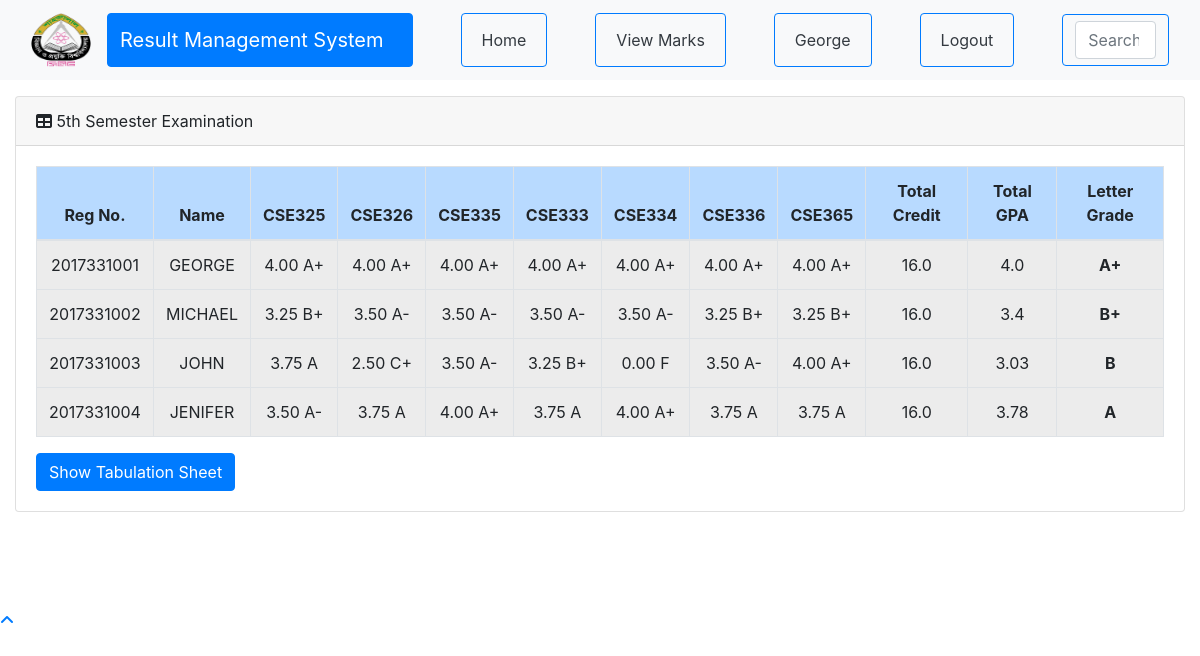
/result/student/2017331001/tabulation/ (signed in), run on the app's committed database.
### result/models.py (models this page shows, shortened)
class User(AbstractUser):
    @property
    def is_student(self):
        if hasattr(self, 'student'):
            return True
        return False

class Student(models.Model):
    user = models.OneToOneField(User, on_delete=models.CASCADE, null=True)
    class_id = models.ForeignKey(Class, on_delete=models.CASCADE, default=1)
    department = models.ForeignKey(Department, on_delete=models.CASCADE, default=1)
    registration_number = models.CharField(primary_key='True', max_length=100)
    session = models.CharField(max_length=100, default='2017-18')
    name = models.CharField(max_length=200)

class AssignTeacher(models.Model):
    class_id = models.ForeignKey(Class, on_delete=models.CASCADE)
    course = models.ForeignKey(Course, on_delete=models.CASCADE)
    teacher = models.ForeignKey(Teacher, on_delete=models.CASCADE)
    class Meta:
        unique_together = (('course', 'class_id', 'teacher'),)

class StudentCourse(models.Model):
    student = models.ForeignKey(Student, on_delete=models.CASCADE)
    course = models.ForeignKey(Course, on_delete=models.CASCADE)
    class Meta:
        unique_together = (('student', 'course'),)
        verbose_name_plural = 'Marks'

### result/views.py (the view)
# urls.py: path('student/<int:stud_id>/tabulation/', views.s_gen_tabulation, name='s_tabulation'),
@login_required()
def s_gen_tabulation(request, stud_id):
    stud = Student.objects.get(registration_number=stud_id, )
    c_code = AssignTeacher.objects.all()
    sc_list = StudentCourse.objects.raw('select result_studentcourse.id,\
        result_studentcourse.student_id as regi, result_student.name as stu_name,result_studentcourse.course_id, result_course.credits,\
        sum(marks1) as total_marks\
        from result_studentcourse\
        INNER JOIN  result_marks on result_studentcourse.id = result_marks.studentcourse_id\
        INNER JOIN result_student ON result_studentcourse.student_id = result_student.registration_number\
        INNER JOIN result_course on result_studentcourse.course_id = result_course.id\
        group by studentcourse_id')
    t_credits = Course.objects.all().aggregate(Sum('credits'))
    total = t_credits['credits__sum']
    unique_stu = Student.objects.raw('select distinct(registration_number), name from result_student')
    tab = {}
    for u in unique_stu:
        gpa = 0.0
        total_gpa = 0.0
        for mark in sc_list:
            if u.registration_number == mark.regi:
                if mark.total_marks >= 80:
                    gpa = (mark.credits*4.0)
                elif mark.total_marks >= 75:
                    gpa = (mark.credits*3.75)
                elif mark.total_marks >= 70:
                    gpa = (mark.credits*3.50)
                elif mark.total_marks >= 65:
                    gpa = (mark.credits*3.25)
                elif mark.total_marks >= 60:
                    gpa = (mark.credits*3.0)
                elif mark.total_marks >= 55:
                    gpa = (mark.credits*2.75)
                elif mark.total_marks >= 50:
                    gpa = (mark.credits*2.50)
                elif mark.total_marks >= 45:
                    gpa = (mark.credits*2.25)
                elif mark.total_marks >= 40:
                    gpa = (mark.credits*2.0)
                else:
                    gpa = 0.0
            total_gpa += gpa
            gpa = 0.0
        gpa = round(total_gpa/total, 2)
        tab.update({u.registration_number: gpa})
    total_student = StudentCourse.objects.values('student_id').distinct().count()
    return render(request, 'result/student_tabulation.html', {'c_code': c_code, 'sc_list': sc_list, 'total_student': total_student, 'tab': tab, 't_credits':t_credits, 'unique_stu':unique_stu, 'stud':stud})

### result/templates/result/student_tabulation.html
{% extends 'result/base.html' %}
{% load static %}
{% block content %}
<div class="card mb-3">
    <div class="card-header">
        <i class="fas fa-table "></i>
        5th Semester Examination
    </div>
    <div class="card-body">
        <div class="table-responsive">
            <table class="table table-bordered table-active text-center" id="dataTable" width="100%" cellspacing="0">
                <thead>
                    <tr class="table-primary">
                        <th >Reg No.</th>
                        <th>Name</th>
                        {% for code in c_code %}
                        <th>{{code.course_id}}</th>
                        {% endfor %}
                        <th>Total Credit</th>
                        <th>Total GPA</th>
                        <th>Letter Grade</th>
                    </tr>
                </thead>
                <tbody>
                    {% for unique in unique_stu %}
                        {% if forloop.counter0 < total_student %}
                        <tr>
                            <td>{{ unique.registration_number }}</td>
                            <td style="text-transform: uppercase;">{{ unique.name }}</td>
                        {% for m in sc_list %}
                            {% if unique.registration_number == m.regi %}
                                {% if m.total_marks >= 80 %}
                                    <td>{{ '4.00 A+ ' }}</td>
                                {% elif m.total_marks >= 75 %}
                                    <td>{{ '3.75 A' }}</td>
                                {% elif m.total_marks >= 70 %}
                                    <td>{{ '3.50 A- ' }}</td>
                                {% elif m.total_marks >= 65 %}
                                    <td>{{ '3.25 B+ ' }}</td>
                                {% elif m.total_marks >= 60 %}
                                    <td>{{ '3.00 B ' }}</td>
                                {% elif m.total_marks >= 55 %}
                                    <td>{{ '2.75 B- ' }}</td>
                                {% elif m.total_marks >= 50 %}
                                    <td>{{ '2.50 C+ ' }}</td>
                                {% elif m.total_marks >= 45 %}
                                    <td>{{ '2.25 C ' }}</td>
                                {% elif m.total_marks >= 40 %}
                                    <td>{{ '2.00 C-' }}</td>
                                {% else %}
                                    <td>{{ '0.00 F '}}</td>
                                {% endif %}
                            {% endif %}
                        {% endfor %}
                        <td>{{t_credits.credits__sum}}</td>
                        {% for key, value in tab.items%}
                         {% if key == unique.registration_number%}
                            <td>{{value}}</td>
                            {% if value == 4.00 %}
                                <td>{{ '<b>A+</b> ' }}</td>
                            {% elif value >= 3.75 %}
                                <td>{{ '<b>A</b>' }}</td>
                            {% elif value >= 3.50 %}
                                <td>{{ '<b>A-</b> ' }}</td>
                            {% elif value >= 3.25 %}
                                <td>{{ '<b>B+</b> ' }}</td>
                            {% elif value >= 3.00 %}
                                <td>{{ '<b>B</b> ' }}</td>
                            {% elif value >= 2.75 %}
                                <td>{{ '<b>B-</b> ' }}</td>
                            {% elif value >= 2.50 %}
                                <td>{{ '<b>C+</b> ' }}</td>
                            {% elif value >= 2.25 %}
                                <td>{{ '<b>C</b> ' }}</td>
                            {% elif value >= 2.00 %}
                                <td>{{ '<b>C-</b>' }}</td>
                            {% else %}
                                <td>{{ '<b>F</b> '}}</td>
                            {% endif %}
                         {% endif %}
                        {% endfor %}
                        </tr>
                        {% endif %}
                    {% endfor %}
                </tbody>
            </table>
            <a class= "btn btn-primary" href="{% url 's_generate_pdf' stud.registration_number%}" role="button">Show Tabulation Sheet</a>
        </div>
    </div>
</div>
{% endblock %}

### result/templates/result/base.html (shortened to what this page needs)
<!DOCTYPE html>
<html lang="en">
<head>
  {% load static %}
  <link href="{% static '/bootstrap/vendor/bootstrap/css/bootstrap.min.css' %}" rel="stylesheet">
  <link href="{% static '/bootstrap/vendor/fontawesome-free/css/all.min.css' %}" rel="stylesheet" type="text/css">
  <link href="{% static '/bootstrap/vendor/datatables/dataTables.bootstrap4.css' %}" rel="stylesheet">
  <link href="{% static '/homepage/css/button_table.css' %}" rel="stylesheet">
  <link href="{% static '/bootstrap/css/rms-admin.css' %}" rel="stylesheet">
</head>
<body id="page-top">
  <nav class="navbar navbar-expand-lg navbar-dark bg-light static-top">
    <div class="container-fluid">
      <a class="navbar-brand mr-3" href="#">
        <img src="{% static 'images/logo.png' %}" alt="" width="60" height="54">
      </a>
      <button class="btn btn-primary mr-5" type="button">
      <a class="navbar-brand" href="{% url 'index' %}">Result Management System</a>
    </button>
      <div class="collapse navbar-collapse" id="navbarSupportedContent">
        <ul class="navbar-nav me-auto mb-4 mb-lg-0">
          <li class="nav-item">
            <button class="btn btn-outline-primary mr-5" type="button">
            <a class="nav-link active text-dark" aria-current="page" href="{% url 'index' %}">Home</a>
          </button>
          </li>
          {% if request.user.is_student %}
          <li class="nav-item">
            <button class="btn btn-outline-primary mr-5" type="button">
              <a class="nav-link text-dark" href="{% url 'marks_list' request.user.student.registration_number %}">View Marks</a>
            </button>
          </li>
          {% elif request.user.is_teacher %}
          <li class="nav-item">
            <button class="btn btn-outline-primary mr-5" type="button">
              <a class="nav-link text-dark" href="{% url 't_clas' request.user.teacher.id 2  %}">View Marks</a>
            </button>
          </li>
          {% endif %}
          <li class="nav-item">
            {% if request.user.is_student %}
            <button class="btn btn-outline-primary mr-5" type="button">
              <a class="nav-link text-capitalize text-dark">{{ request.user.student.name }}</a>
            </button>
            {% elif request.user.is_teacher %}
            <button class="btn btn-outline-primary mr-5" type="button">
              <a class="nav-link text-capitalize text-dark">{{ request.user.teacher.name }}</a>
            </button>
            {% endif %}
          </li>
          <li class="nav-item">
            <button class="btn btn-outline-primary mr-5" type="button">
              <a class="nav-link text-dark" href="/accounts/logout">Logout</a>
            </button>
          </li>
        </ul>
        <button class="btn btn-outline-primary me-2" type="button">
          <form class="d-flex">
            <input class="form-control me-2" type="search" placeholder="Search" aria-label="Search">
          </form>
        </button>
      </div>
    </div>
  </nav>
  <div id="wrapper">
    <div id="content-wrapper">
      <div class="container-fluid">
        {% block content %}
        {% endblock %}
      </div>
    </div>
  </div>
  <a class="scroll-to-top rounded" href="#page-top">
    <i class="fas fa-angle-up"></i>
  </a>
</body>
</html>

### data on the page
User: user.student.name "George"
AssignTeacher: course_id "CSE325"
AssignTeacher: course_id "CSE326"
AssignTeacher: course_id "CSE335"
AssignTeacher: course_id "CSE333"
AssignTeacher: course_id "CSE334"
AssignTeacher: course_id "CSE336"
AssignTeacher: course_id "CSE365"
Student: registration_number "2017331001", name "GEORGE", credits__sum "16.0", tab "4.0", value "A+"
StudentCourse: value "4.00 A+"
StudentCourse: value "4.00 A+"
StudentCourse: value "4.00 A+"
StudentCourse: value "4.00 A+"
StudentCourse: value "4.00 A+"
StudentCourse: value "4.00 A+"
StudentCourse: value "4.00 A+"
Student: registration_number "2017331002", name "MICHAEL", credits__sum "16.0", tab "3.4", value "B+"
StudentCourse: value "3.25 B+"
StudentCourse: value "3.50 A-"
StudentCourse: value "3.50 A-"
StudentCourse: value "3.50 A-"
StudentCourse: value "3.50 A-"
StudentCourse: value "3.25 B+"
StudentCourse: value "3.25 B+"
Student: registration_number "2017331003", name "JOHN", credits__sum "16.0", tab "3.03", value "B"
StudentCourse: value "3.75 A"
StudentCourse: value "2.50 C+"
StudentCourse: value "3.50 A-"
StudentCourse: value "3.25 B+"
StudentCourse: value "0.00 F"
StudentCourse: value "3.50 A-"
StudentCourse: value "4.00 A+"
Student: registration_number "2017331004", name "JENIFER", credits__sum "16.0", tab "3.78", value "A"
StudentCourse: value "3.50 A-"
StudentCourse: value "3.75 A"
StudentCourse: value "4.00 A+"
StudentCourse: value "3.75 A"
StudentCourse: value "4.00 A+"
StudentCourse: value "3.75 A"
StudentCourse: value "3.75 A"
